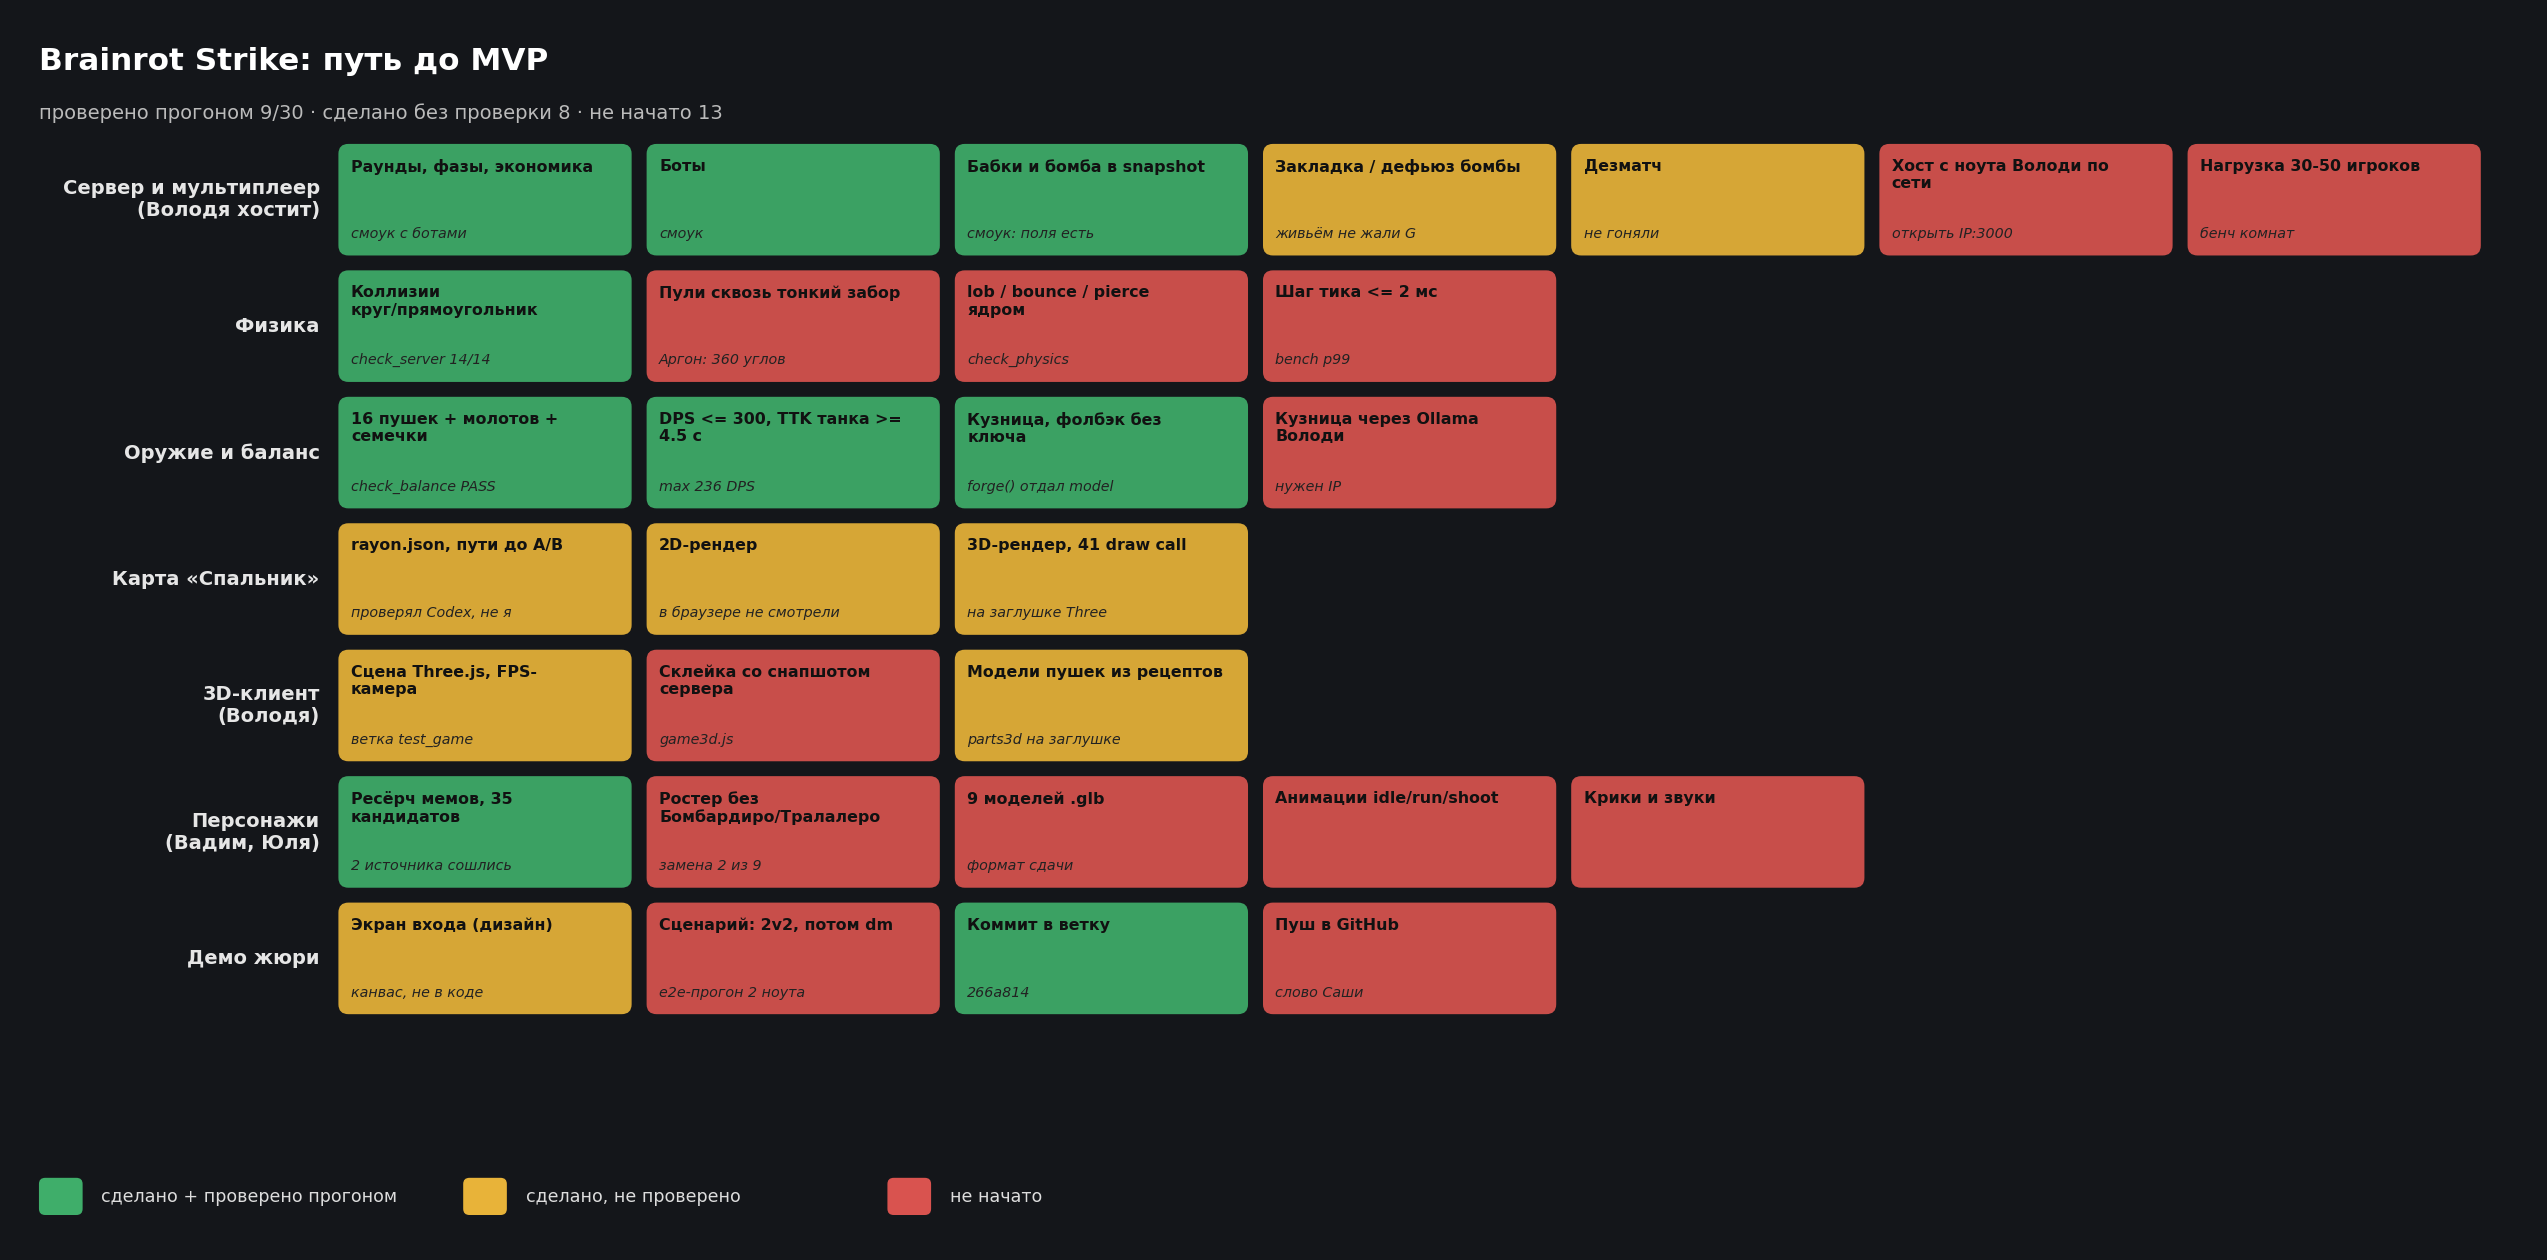

Source code (Python):
# Карта до MVP: что сделано, что проверено прогоном, что осталось.
# Запуск: python web/research/mvp_map.py  ->  web/research/mvp_map.png
import matplotlib.pyplot as plt
import textwrap
from matplotlib.patches import FancyBboxPatch

# статус: ok = сделано и проверено прогоном, done = сделано, прогоном не проверено, todo = нет
C = {"ok": "#3fae6a", "done": "#e8b339", "todo": "#d9534f"}
LABEL = {"ok": "сделано + проверено прогоном", "done": "сделано, не проверено", "todo": "не начато"}

LANES = [
    ("Сервер и мультиплеер\n(Володя хостит)", [
        ("Раунды, фазы, экономика", "ok", "смоук с ботами"),
        ("Боты", "ok", "смоук"),
        ("Бабки и бомба в snapshot", "ok", "смоук: поля есть"),
        ("Закладка / дефьюз бомбы", "done", "живьём не жали G"),
        ("Дезматч", "done", "не гоняли"),
        ("Хост с ноута Володи по сети", "todo", "открыть IP:3000"),
        ("Нагрузка 30-50 игроков", "todo", "бенч комнат"),
    ]),
    ("Физика", [
        ("Коллизии круг/прямоугольник", "ok", "check_server 14/14"),
        ("Пули сквозь тонкий забор", "todo", "Аргон: 360 углов"),
        ("lob / bounce / pierce ядром", "todo", "check_physics"),
        ("Шаг тика <= 2 мс", "todo", "bench p99"),
    ]),
    ("Оружие и баланс", [
        ("16 пушек + молотов + семечки", "ok", "check_balance PASS"),
        ("DPS <= 300, TTK танка >= 4.5 с", "ok", "max 236 DPS"),
        ("Кузница, фолбэк без ключа", "ok", "forge() отдал model"),
        ("Кузница через Ollama Володи", "todo", "нужен IP"),
    ]),
    ("Карта «Спальник»", [
        ("rayon.json, пути до A/B", "done", "проверял Codex, не я"),
        ("2D-рендер", "done", "в браузере не смотрели"),
        ("3D-рендер, 41 draw call", "done", "на заглушке Three"),
    ]),
    ("3D-клиент\n(Володя)", [
        ("Сцена Three.js, FPS-камера", "done", "ветка test_game"),
        ("Склейка со снапшотом сервера", "todo", "game3d.js"),
        ("Модели пушек из рецептов", "done", "parts3d на заглушке"),
    ]),
    ("Персонажи\n(Вадим, Юля)", [
        ("Ресёрч мемов, 35 кандидатов", "ok", "2 источника сошлись"),
        ("Ростер без Бомбардиро/Тралалеро", "todo", "замена 2 из 9"),
        ("9 моделей .glb", "todo", "формат сдачи"),
        ("Анимации idle/run/shoot", "todo", ""),
        ("Крики и звуки", "todo", ""),
    ]),
    ("Демо жюри", [
        ("Экран входа (дизайн)", "done", "канвас, не в коде"),
        ("Сценарий: 2v2, потом dm", "todo", "e2e-прогон 2 ноута"),
        ("Коммит в ветку", "ok", "266a814"),
        ("Пуш в GitHub", "todo", "слово Саши"),
    ]),
]

W_TILE, H_TILE, GAP = 2.35, 0.9, 0.12
LANE_X = 2.6
ncols = max(len(t) for _, t in LANES)
fig_w = LANE_X + ncols * (W_TILE + GAP) + 0.3
fig_h = len(LANES) * (H_TILE + GAP) + 2.8

fig, ax = plt.subplots(figsize=(fig_w * 1.15, fig_h * 1.15))
ax.set_xlim(0, fig_w)
ax.set_ylim(0, fig_h)
ax.axis("off")
fig.patch.set_facecolor("#14161a")

counts = {k: 0 for k in C}
for i, (lane, tiles) in enumerate(LANES):
    y = fig_h - 1.95 - i * (H_TILE + GAP)
    ax.text(LANE_X - 0.15, y + H_TILE / 2, lane, ha="right", va="center",
            color="#e6e6e6", fontsize=10, fontweight="bold")
    for j, (name, st, how) in enumerate(tiles):
        counts[st] += 1
        x = LANE_X + j * (W_TILE + GAP)
        ax.add_patch(FancyBboxPatch((x, y), W_TILE, H_TILE, boxstyle="round,pad=0,rounding_size=0.08",
                                    fc=C[st], ec="none", alpha=0.92))
        ax.text(x + 0.1, y + H_TILE - 0.12, textwrap.fill(name, 24), ha="left", va="top", color="#111",
                fontsize=8.2, fontweight="bold", wrap=True)
        if how:
            ax.text(x + 0.1, y + 0.12, how, ha="left", va="bottom", color="#222", fontsize=7.3, style="italic")

total = sum(counts.values())
ax.text(0.2, fig_h - 0.45, "Brainrot Strike: путь до MVP", color="white", fontsize=16, fontweight="bold")
ax.text(0.2, fig_h - 0.85,
        f"проверено прогоном {counts['ok']}/{total} · сделано без проверки {counts['done']} · не начато {counts['todo']}",
        color="#bbbbbb", fontsize=10)
for k, (st, lab) in enumerate(LABEL.items()):
    x = 0.2 + k * 3.4
    ax.add_patch(FancyBboxPatch((x, 0.25), 0.35, 0.3, boxstyle="round,pad=0,rounding_size=0.05", fc=C[st], ec="none"))
    ax.text(x + 0.5, 0.4, lab, color="#dddddd", fontsize=9, va="center")

out = __file__.replace(".py", ".png")
plt.savefig(out, dpi=140, bbox_inches="tight", facecolor=fig.get_facecolor())
print(out, counts)
